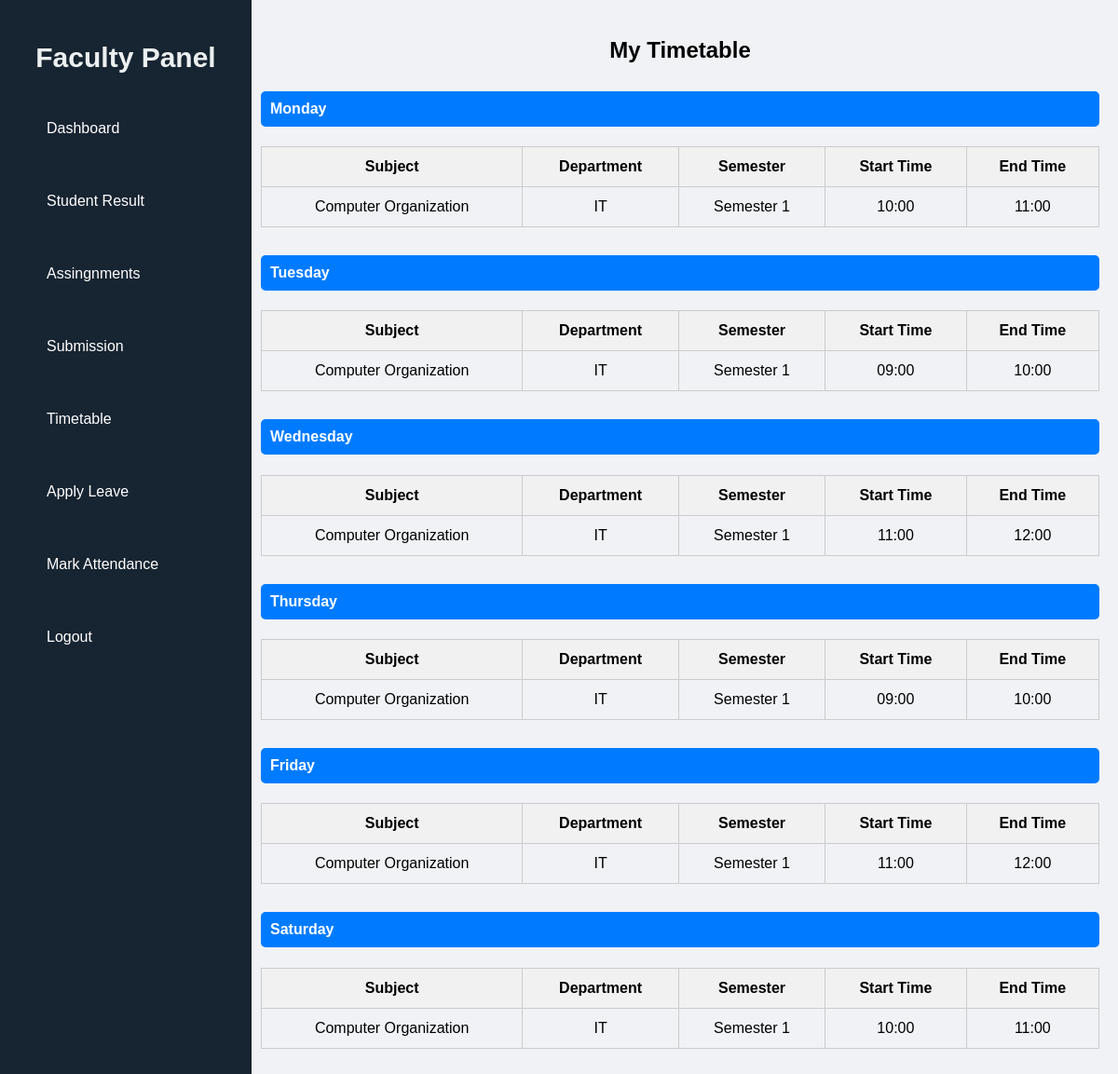
Page /faculty/timetable/ (signed in) on the committed database.
### CMS/models.py (models this page shows, shortened)
class Timetable(models.Model):
    DAY_CHOICES = (
        ('Monday', 'Monday'),
        ('Tuesday', 'Tuesday'),
        ('Wednesday', 'Wednesday'),
        ('Thursday', 'Thursday'),
        ('Friday', 'Friday'),
        ('Saturday', 'Saturday'),
    )
    SEMESTER_CHOICES = (
        ('Semester 1', 'Semester 1'),
        ('Semester 2', 'Semester 2'),
        ('Semester 3', 'Semester 3'),
        ('Semester 4', 'Semester 4'),
        ('Semester 5', 'Semester 5'),
        ('Semester 6', 'Semester 6'),
        ('Semester 7', 'Semester 7'),
        ('Semester 8', 'Semester 8'),
    )
    department = models.ForeignKey(Department, on_delete=models.CASCADE)
    semester = models.CharField(max_length=20,choices=SEMESTER_CHOICES)
    subject = models.ForeignKey(Subject, on_delete=models.CASCADE)
    faculty = models.ForeignKey(Faculty, on_delete=models.CASCADE)
    day = models.CharField(max_length=20, choices=DAY_CHOICES)
    start_time = models.TimeField(null=True, blank=True)
    end_time = models.TimeField(null=True, blank=True)

class Subject(models.Model):
    name = models.CharField(max_length=100)
    department = models.ForeignKey(Department, on_delete=models.CASCADE)
    faculty = models.ForeignKey(Faculty, on_delete=models.SET_NULL, null=True)
    semester = models.IntegerField()

class Department(models.Model):
    name = models.CharField(max_length=100)

### CMS/views.py (the view)
# urls.py: path('faculty/timetable/', views.faculty_timetable, name='faculty_timetable'),
@login_required
def faculty_timetable(request):
    faculty = request.user.faculty  # assuming `request.user` is linked to Faculty model via OneToOne
    timetable = Timetable.objects.filter(faculty=faculty).order_by('day', 'start_time')
    days = ['Monday', 'Tuesday', 'Wednesday', 'Thursday', 'Friday', 'Saturday']
    day_wise_timetable = {day: [] for day in days}
    for entry in timetable:
        day_wise_timetable[entry.day].append(entry)
    context = {
        'day_wise_timetable': day_wise_timetable
    }
    return render(request, 'faculty_timetable.html', context)

### CMS/templates/faculty_timetable.html (shortened to what this page needs)
{% load static %}
<!DOCTYPE html>
<html lang="en">
<head>
    <link rel="stylesheet" href="{% static 'css/faculty_timetable.css' %}">
    <link rel="stylesheet" href="{% static 'css/sidebar.css' %}">
</head>
<body>
    <div class="manage-container">
        {% include 'faculty_sidebar.html' %}
        <div class="main-content">
            <h2>My Timetable</h2>
            {% for day, entries in day_wise_timetable.items %}
            <div class="day-section">
                <h4>{{ day }}</h4>
                {% if entries %}
                <table>
                    <thead>
                        <tr>
                            <th>Subject</th>
                            <th>Department</th>
                            <th>Semester</th>
                            <th>Start Time</th>
                            <th>End Time</th>
                        </tr>
                    </thead>
                    <tbody>
                        {% for entry in entries %}
                        <tr>
                            <td>{{ entry.subject.name }}</td>
                            <td>{{ entry.department.name }}</td>
                            <td>{{ entry.semester }}</td>
                            <td>{{ entry.start_time|time:"H:i" }}</td>
                            <td>{{ entry.end_time|time:"H:i" }}</td>
                        </tr>
                        {% endfor %}
                    </tbody>
                </table>
                {% else %}
                <p class="no-class">No classes scheduled.</p>
                {% endif %}
            </div>
            {% endfor %}
        </div>
    </div>
</body>
</html>

### CMS/static/css/faculty_timetable.css (style rules this page uses)
body { margin: 0; font-family: Arial, sans-serif; background-color: #f0f2f5; }
.manage-container { display: flex; height: 100vh; }
.main-content { margin-left: 260px; padding: 20px; flex-grow: 1; overflow-y: auto; }
h2 { text-align: center; margin-bottom: 30px; }
.day-section { margin-bottom: 30px; }
.day-section h4 { background-color: #007bff; color: white; padding: 10px; border-radius: 5px; }
table { width: 100%; border-collapse: collapse; margin-top: 10px; }
th, td { padding: 12px; border: 1px solid #ccc; text-align: center; }
th { background-color: #f1f1f1; }

### CMS/static/css/sidebar.css (style rules this page uses)
body { margin: 0; font-family: Arial, sans-serif; background-color: #f0f2f5; }
.main-content { margin-left: 260px; padding: 20px; flex-grow: 1; overflow-y: auto; }

### rows in the picture
Timetable: day "Monday", subject.name "Computer Organization", department.name "IT", semester "Semester 1", start_time "10:00", end_time "11:00"
Timetable: day "Tuesday", subject.name "Computer Organization", department.name "IT", semester "Semester 1", start_time "09:00", end_time "10:00"
Timetable: day "Wednesday", subject.name "Computer Organization", department.name "IT", semester "Semester 1", start_time "11:00", end_time "12:00"
Timetable: day "Thursday", subject.name "Computer Organization", department.name "IT", semester "Semester 1", start_time "09:00", end_time "10:00"
Timetable: day "Friday", subject.name "Computer Organization", department.name "IT", semester "Semester 1", start_time "11:00", end_time "12:00"
Timetable: day "Saturday", subject.name "Computer Organization", department.name "IT", semester "Semester 1", start_time "10:00", end_time "11:00"
